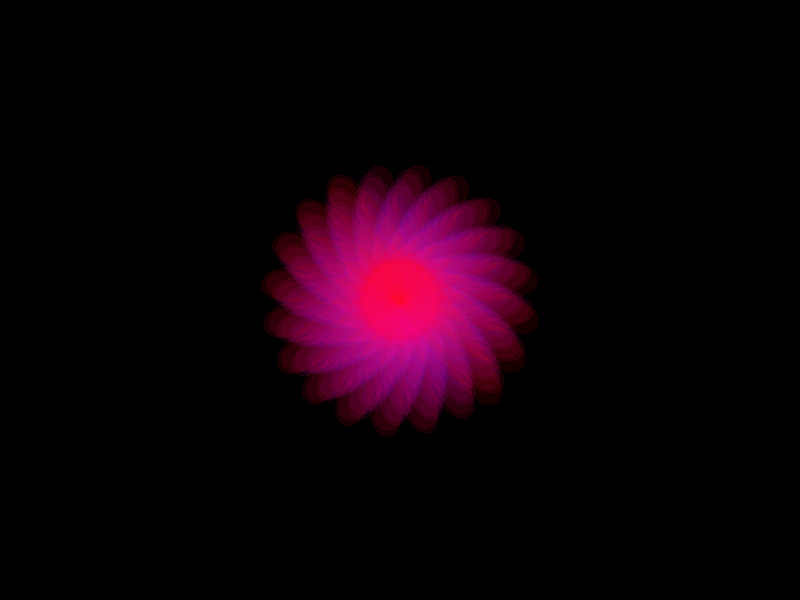
Frame 1 (no input)
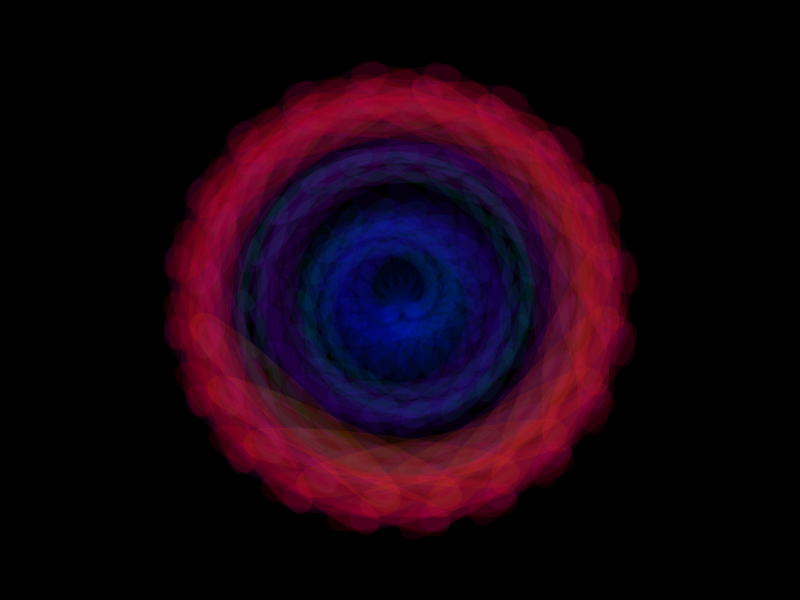
Frame 60 (the mouse pressed at the canvas centre just before this capture)
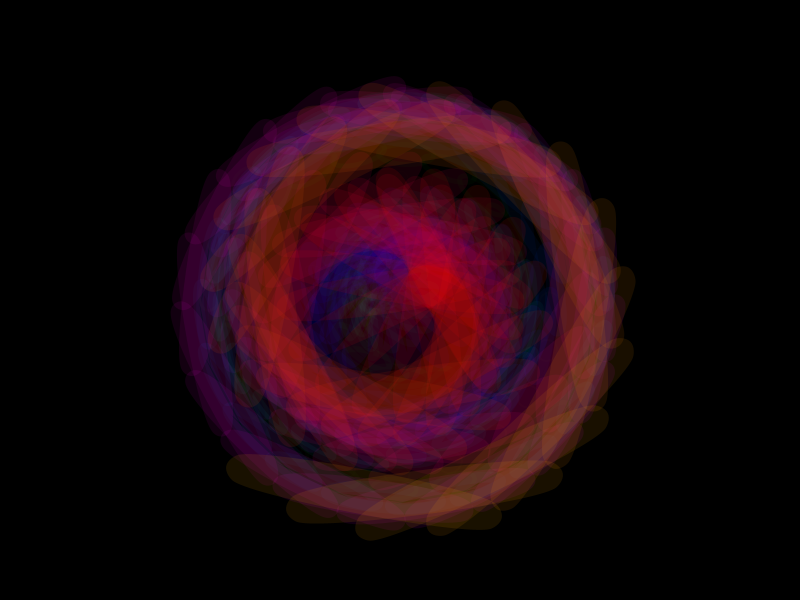
Frame 120 (the mouse held since frame 60 and released just before this capture)

The Processing sketch that drew these frames (run headless with seeded random() and noise(); from frame 60 on, the mouse is pressed at the canvas centre):

// Processing sketch: processing_102017
// ── processing_102017.pde

//author: Thomas Fuchs-Martin
//no warranties whatsoever...

float magnify = 200;
float time = 0;
float radiusFlow = 0;
float rotationFlow = 0;
float colorFlow = 0;

float rotation = 0;
float radius = 0;
int elements = 256;

void setup() {
  size(800,600);
  frameRate(25);
  rectMode(CENTER);
  colorMode(HSB);
}
 
void draw() {
  background(0);
  setFlows();
  radius = map(radiusFlow, 0, width, 0, 10);
  rotation = map(rotationFlow, 0, height, 0, 10);
  float spacing = TWO_PI/elements ; 
  translate(width*0.5,height*0.5);
  noFill();
  strokeWeight(2);
  for (int i = 0; i < elements;i++) {
      strokeWeight(i/10);
      stroke((i+colorFlow)%255,255,255,i/10);
      pushMatrix();
      rotate(spacing*i*rotation);
      translate(sin(spacing*i*radius)*magnify, 0);
      ellipse(0,0,20,i);
      popMatrix();
  }
}

void setFlows() {
  time += 0.1;
  radiusFlow = sin(time/77)*888;
  rotationFlow = cos(time/88)*777;
  colorFlow = sin(time/111)*255+256;
}
